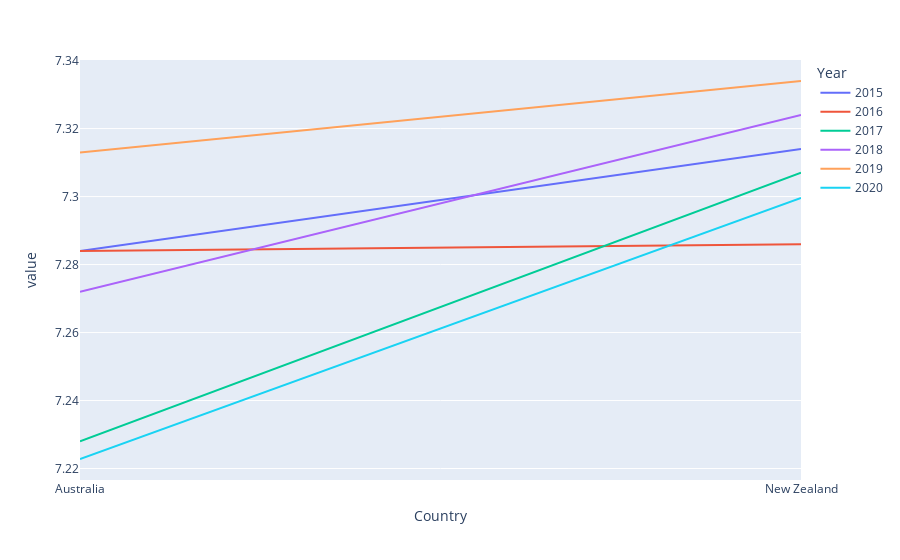

The code cell stored with this chart in its notebook:
### Code cell
px.line(australia_p)

### Figure 1 — Plotly figure (JSON) as saved in the notebook; plotly's stock layout.template omitted (floating-point values rounded to 4 significant figures)
{"data": [{"hovertemplate": "Year=2015<br>Country=%{x}<br>value=%{y}<extra></extra>", "legendgroup": "2015", "line": {"color": "#636efa", "dash": "solid"}, "marker": {"symbol": "circle"}, "mode": "lines", "name": "2015", "orientation": "v", "showlegend": true, "type": "scatter", "x": ["Australia", "New Zealand"], "xaxis": "x", "y": [7.284, 7.314], "yaxis": "y"}, {"hovertemplate": "Year=2016<br>Country=%{x}<br>value=%{y}<extra></extra>", "legendgroup": "2016", "line": {"color": "#EF553B", "dash": "solid"}, "marker": {"symbol": "circle"}, "mode": "lines", "name": "2016", "orientation": "v", "showlegend": true, "type": "scatter", "x": ["Australia", "New Zealand"], "xaxis": "x", "y": [7.284, 7.286], "yaxis": "y"}, {"hovertemplate": "Year=2017<br>Country=%{x}<br>value=%{y}<extra></extra>", "legendgroup": "2017", "line": {"color": "#00cc96", "dash": "solid"}, "marker": {"symbol": "circle"}, "mode": "lines", "name": "2017", "orientation": "v", "showlegend": true, "type": "scatter", "x": ["Australia", "New Zealand"], "xaxis": "x", "y": [7.228, 7.307], "yaxis": "y"}, {"hovertemplate": "Year=2018<br>Country=%{x}<br>value=%{y}<extra></extra>", "legendgroup": "2018", "line": {"color": "#ab63fa", "dash": "solid"}, "marker": {"symbol": "circle"}, "mode": "lines", "name": "2018", "orientation": "v", "showlegend": true, "type": "scatter", "x": ["Australia", "New Zealand"], "xaxis": "x", "y": [7.272, 7.324], "yaxis": "y"}, {"hovertemplate": "Year=2019<br>Country=%{x}<br>value=%{y}<extra></extra>", "legendgroup": "2019", "line": {"color": "#FFA15A", "dash": "solid"}, "marker": {"symbol": "circle"}, "mode": "lines", "name": "2019", "orientation": "v", "showlegend": true, "type": "scatter", "x": ["Australia", "New Zealand"], "xaxis": "x", "y": [7.313, 7.334], "yaxis": "y"}, {"hovertemplate": "Year=2020<br>Country=%{x}<br>value=%{y}<extra></extra>", "legendgroup": "2020", "line": {"color": "#19d3f3", "dash": "solid"}, "marker": {"symbol": "circle"}, "mode": "lines", "name": "2020", "orientation": "v", "showlegend": true, "type": "scatter", "x": ["Australia", "New Zealand"], "xaxis": "x", "y": [7.223, 7.3], "yaxis": "y"}], "layout": {"legend": {"title": {"text": "Year"}, "tracegroupgap": 0}, "margin": {"t": 60}, "xaxis": {"anchor": "y", "domain": [0, 1], "title": {"text": "Country"}}, "yaxis": {"anchor": "x", "domain": [0, 1], "title": {"text": "value"}}}}
